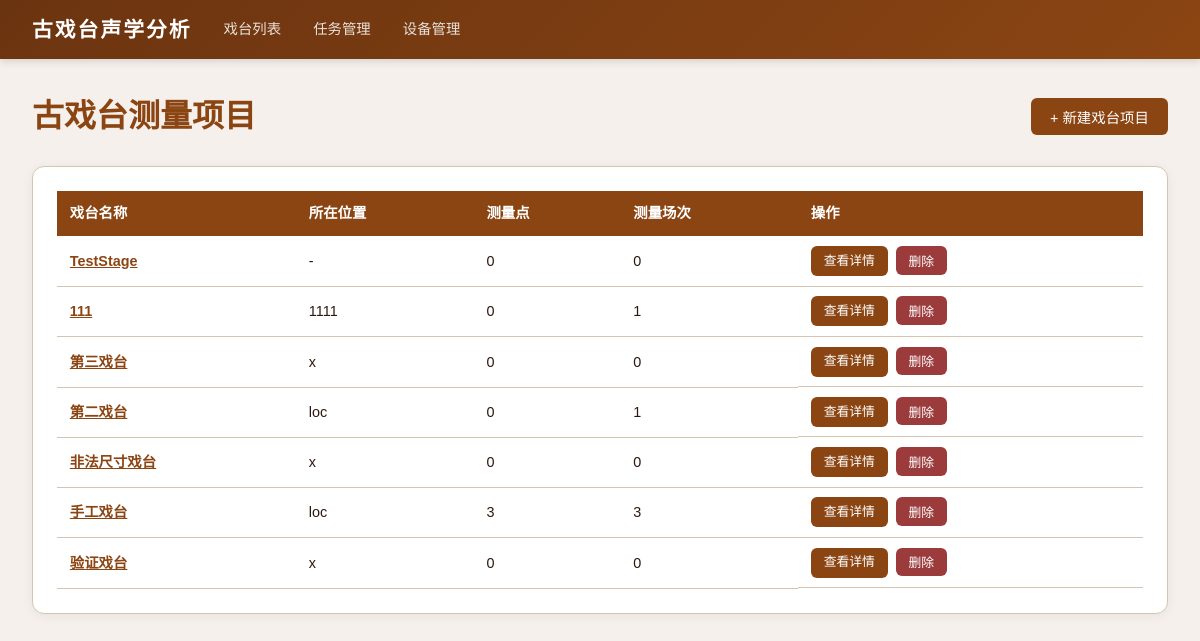
The page / on the database its author committed.
### tables this page shows
CREATE TABLE stages (
            id INTEGER PRIMARY KEY AUTOINCREMENT,
            name TEXT NOT NULL,
            location TEXT NOT NULL DEFAULT '',
            description TEXT NOT NULL DEFAULT '',
            plan_width REAL NOT NULL DEFAULT 20.0,
            plan_height REAL NOT NULL DEFAULT 15.0,
            created_at TIMESTAMP DEFAULT CURRENT_TIMESTAMP
        );

### app/routers/stages.py (the view)
@router.get("/", response_class=HTMLResponse)
def index(request: Request, db=Depends(get_db)):
    cursor = db.cursor()
    cursor.execute("""
        SELECT s.*,
            (SELECT COUNT(*) FROM measurement_points WHERE stage_id = s.id) as point_count,
            (SELECT COUNT(*) FROM measurement_sessions WHERE stage_id = s.id) as session_count
        FROM stages s ORDER BY s.created_at DESC
    """)
    stages = [dict(row) for row in cursor.fetchall()]
    return templates.TemplateResponse("index.html", {"request": request, "stages": stages})

### app/templates/index.html (shortened to what this page needs)
{% extends "base.html" %}
{% block content %}
<div style="display:flex;justify-content:space-between;align-items:center;margin-bottom:1.5rem;">
    <h1 style="color:var(--primary);">古戏台测量项目</h1>
    <button class="btn btn-primary" onclick="document.getElementById('create-form').style.display='block'">+ 新建戏台项目</button>
</div>
{% if stages %}
<div class="card">
    <table>
        <thead>
            <tr>
                <th>戏台名称</th>
                <th>所在位置</th>
                <th>测量点</th>
                <th>测量场次</th>
                <th>操作</th>
            </tr>
        </thead>
        <tbody>
            {% for s in stages %}
            <tr>
                <td><a href="/stages/{{ s.id }}" style="color:var(--primary);font-weight:600;">{{ s.name }}</a></td>
                <td>{{ s.location or '-' }}</td>
                <td>{{ s.point_count }}</td>
                <td>{{ s.session_count }}</td>
                <td class="actions">
                    <a href="/stages/{{ s.id }}" class="btn btn-primary btn-sm">查看详情</a>
                    <form action="/stages/{{ s.id }}/delete" method="post" onsubmit="return confirm('确定删除该戏台项目？所有关联数据将被清除。')">
                        <button type="submit" class="btn btn-danger btn-sm">删除</button>
                    </form>
                </td>
            </tr>
            {% endfor %}
        </tbody>
    </table>
</div>
{% else %}
<div class="card" style="text-align:center;padding:3rem;">
    <p style="color:var(--text-light);font-size:1.1rem;margin-bottom:1rem;">尚无戏台测量项目</p>
    <button class="btn btn-primary" onclick="document.getElementById('create-form').style.display='block'">创建第一个项目</button>
</div>
{% endif %}
{% endblock %}

### app/templates/base.html (shortened to what this page needs)
<!DOCTYPE html>
<html lang="zh-CN">
<head>
</head>
<body>
    <nav>
        <a href="/" class="logo">古戏台声学分析</a>
        <a href="/">戏台列表</a>
        <a href="/tasks">任务管理</a>
        <a href="/equipment">设备管理</a>
    </nav>
    <div class="container">
        {% block content %}{% endblock %}
    </div>
</body>
</html>

### app/templates/base.html (style rules this page uses)
:root { --primary: #8B4513; --primary-light: #A0522D; --primary-dark: #6B3410; --accent: #D4A574; --bg: #F5F0EB; --card-bg: #FFFFFF; --text: #2C1810; --text-light: #6B5B4F; --border: #D4C5B0; --success: #4A7C59; --warning: #C4943A; --danger: #9B3B3B; --info: #4A6B8A; }
* { margin: 0; padding: 0; box-sizing: border-box; }
body { font-family: "PingFang SC", "Microsoft YaHei", "Hiragino Sans GB", sans-serif; background: var(--bg); color: var(--text); line-height: 1.6; }
nav { background: linear-gradient(135deg, var(--primary-dark), var(--primary)); color: white; padding: 0.8rem 2rem; display: flex; align-items: center; gap: 2rem; box-shadow: 0 2px 8px rgba(0,0,0,0.15); }
nav .logo { font-size: 1.3rem; font-weight: 700; letter-spacing: 2px; text-decoration: none; color: white; }
nav a { color: rgba(255,255,255,0.85); text-decoration: none; font-size: 0.9rem; transition: color 0.2s; }
.container { max-width: 1200px; margin: 0 auto; padding: 2rem; }
.card { background: var(--card-bg); border-radius: 12px; box-shadow: 0 2px 12px rgba(0,0,0,0.06); padding: 1.5rem; margin-bottom: 1.5rem; border: 1px solid var(--border); }
.btn { display: inline-block; padding: 0.5rem 1.2rem; border-radius: 6px; border: none; cursor: pointer; font-size: 0.9rem; text-decoration: none; transition: all 0.2s; font-family: inherit; }
.btn-primary { background: var(--primary); color: white; }
.btn-danger { background: var(--danger); color: white; }
.btn-sm { padding: 0.3rem 0.8rem; font-size: 0.8rem; }
form { display: inline; }
table { width: 100%; border-collapse: collapse; font-size: 0.9rem; }
table th { background: var(--primary); color: white; padding: 0.7rem 0.8rem; text-align: left; font-weight: 600; }
table td { padding: 0.6rem 0.8rem; border-bottom: 1px solid var(--border); }
.actions { display: flex; gap: 0.5rem; flex-wrap: wrap; }

### rows shown on the page
stages: name "TestStage", location "-", point_count "0", session_count "0"
stages: name "111", location "1111", point_count "0", session_count "1"
stages: name "第三戏台", location "x", point_count "0", session_count "0"
stages: name "第二戏台", location "loc", point_count "0", session_count "1"
stages: name "非法尺寸戏台", location "x", point_count "0", session_count "0"
stages: name "手工戏台", location "loc", point_count "3", session_count "3"
stages: name "验证戏台", location "x", point_count "0", session_count "0"
